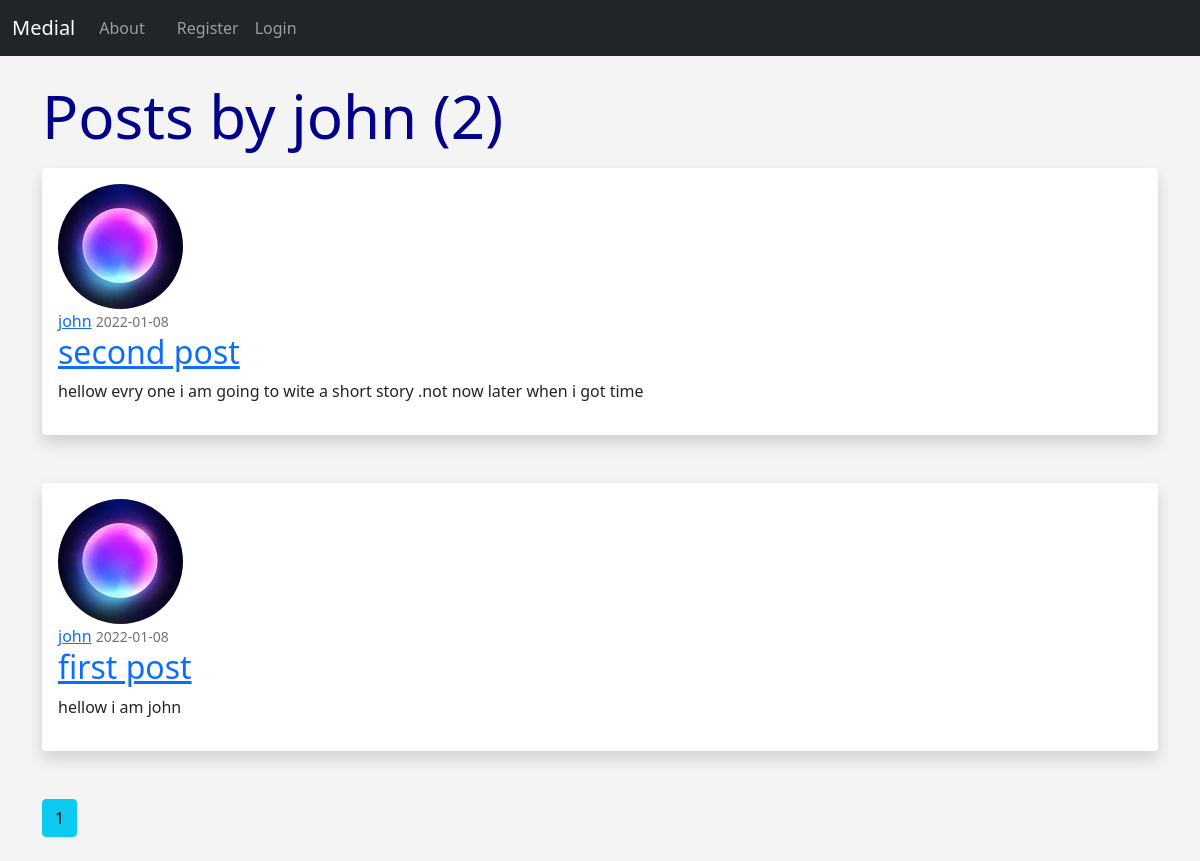
/user/john, run on the app's committed database.
### project/models.py (models this page shows, shortened)
class User(db.Model, UserMixin):
    id = db.Column(db.Integer, primary_key=True)
    username = db.Column(db.String(20), unique=True, nullable=False)
    email = db.Column(db.String(120), unique=True, nullable=False)
    image_file = db.Column(db.String(20), nullable=False, default='default.jpg')
    about_author = db.Column(db.Text(500), nullable=True)
    date_added = db.Column(db.DateTime, default=datetime.utcnow)
    password = db.Column(db.String(60), nullable=False)
    posts = db.relationship('Post', backref='poster')

class Post(db.Model):
    id = db.Column(db.Integer, primary_key=True)
    title = db.Column(db.String(100), nullable=False)
    date_posted = db.Column(db.DateTime, nullable=False, default=datetime.utcnow)
    content = db.Column(db.Text, nullable=False)
    user_id = db.Column(db.Integer, db.ForeignKey('user.id'), nullable=False)

### project/main1.py (the view)
@app.route("/user/<string:username>")
def user_posts(username):
    page = request.args.get('page', 1, type=int)
    user = User.query.filter_by(username=username).first_or_404()
    posts = Post.query.filter_by(poster=user)\
        .order_by(Post.date_posted.desc())\
        .paginate(page=page, per_page=5)
    return render_template('user_posts.html', posts=posts, user=user)

### project/templates/user_posts.html
{% extends "index.html" %}
{% block content %}
    <h1 class="mb-3">Posts by {{ user.username }} ({{ posts.total }})</h1>
    {% for post in posts.items %}
    <div class="shadow p-3 mb-5 bg-body rounded">
          <img class="rounded-circle article-img" src="{{ url_for('static', filename='profile_pics/' + post.poster.image_file) }}">
          <div class="media-body">
            <div class="article-metadata">
              <a class="mr-2" href="{{ url_for('user_posts', username=post.poster.username) }}">{{ post.poster.username }}</a>
              <small class="text-muted">{{ post.date_posted.strftime('%Y-%m-%d') }}</small>
            </div>
            <h2><a class="article-title" href="{{ url_for('post', post_id=post.id) }}">{{ post.title }}</a></h2>
            <p class="article-content">{{ post.content }}</p>
          </div>
        </div>
    {% endfor %}
    {% for page_num in posts.iter_pages(left_edge=1, right_edge=1, left_current=1, right_current=2) %}
      {% if page_num %}
        {% if posts.page == page_num %}
          <a class="btn btn-info mb-4" href="{{ url_for('user_posts', username=user.username, page=page_num) }}">{{ page_num }}</a>
        {% else %}
          <a class="btn btn-outline-info mb-4" href="{{ url_for('user_posts', username=user.username, page=page_num) }}">{{ page_num }}</a>
        {% endif %}
      {% else %}
        ...
      {% endif %}
    {% endfor %}
{% endblock content %}

### project/static/styles.css (style rules this page uses)
h1 { color: darkblue; font-size:60px; }
body { background: #f4f4f4; }

### data on the page
User: username "john"
Post: image_file (picture), poster.username "john", date_posted "2022-01-08", title "second post", content "hellow evry one i am going to wite a short story .not now later when i got time"
Post: image_file (picture), poster.username "john", date_posted "2022-01-08", title "first post", content "hellow i am john"

### other printed values
{{ posts.total }} "2"
{{ page_num }} "1"
